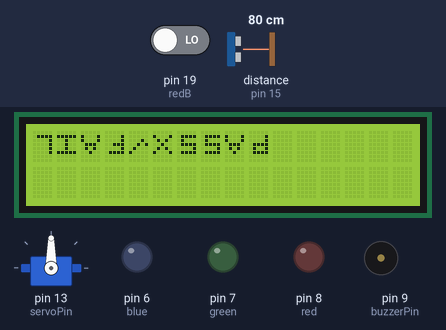
Simulated run of this sketch. Board: Arduino Uno, built with avr-gcc and run on an emulated ATmega328P. On the bench: servo, 16×2 character LCD, output pins drawn as LEDs (lit = HIGH), buzzer (waves = sounding). Wiring (inferred from the names in the program): ultrasonic range finder: trigger pin 14; echo pin 15. The test bench sets the inputs (shaded band); at power-on: distance to the obstacle (sensor on pin 15) 80 cm, pin 19 (redB) LOW. The echo pulse lasts 58.3 µs per cm; pins used as bus, display or sensor lines are not drawn; what the sketch prints to the serial monitor is not drawn.

Above: at 0.08 s.
1.3 s: distance to the obstacle (sensor on pin 15) set to 16 cm
2.8 s: distance to the obstacle (sensor on pin 15) set to 13 cm
At 3.5 s:
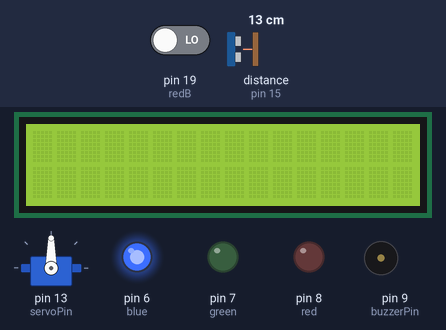
At 4.3 s:
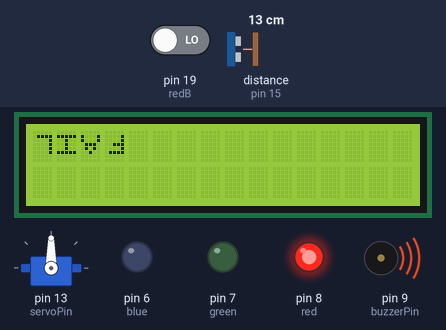
5.8 s: distance to the obstacle (sensor on pin 15) set to 9 cm
8.0 s: distance to the obstacle (sensor on pin 15) set to 6 cm
At 10.8 s:
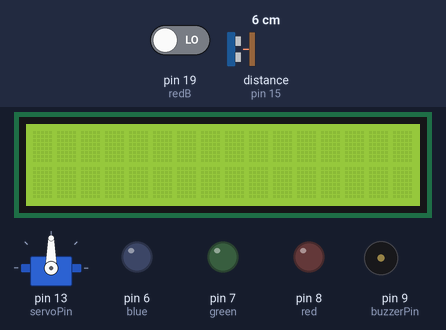
Timing chart, 0 to 11.2 s (numbered marks = the images above; inputs shaded):
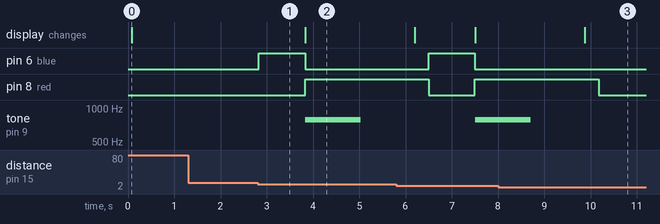

Measured:
- the behaviour switches between 15 and 14 cm on distance to the obstacle (sensor on pin 15) (found by bisection; images 0 and 1)
- the behaviour switches between 8 and 7 cm on distance to the obstacle (sensor on pin 15) (found by bisection; images 2 and 3)
- after the input at 1.3 s, every drawn part: stays the same
- after the input at 2.8 s, pin 6 (blue): LOW → HIGH at once, → LOW 1.0 s later; pin 8 (red): LOW → HIGH after 1.0 s; tone on pin 9 (buzzerPin): silent → 784 Hz after 1.0 s, → silent 1.2 s later
- after the input at 8.0 s, pin 6 (blue): stays LOW (without the input it goes to HIGH after 2.2 s)

The sketch:

arduinoProject.ino
```cpp
#include <LiquidCrystal.h>
#include <Servo.h>  // servo library
LiquidCrystal lcd(12, 11, 5, 4, 3, 2);

byte F[8] = {
  0b00000,
  0b00001,
  0b00001,
  0b00111,
  0b00001,
  0b01111,
  0b00000,
  0b00000
};

byte locked[8] = {
  0b00000,
  0b10001,
  0b01010,
  0b00100,
  0b01010,
  0b10001,
  0b00000,
  0b00000
};

byte unlocked[8] = {
  0b00000,
  0b00000,
  0b00010,
  0b00101,
  0b01000,
  0b10000,
  0b00000,
  0b00000
};

byte A[8] = {
  0b00000,
  0b10001,
  0b10001,
  0b01110,
  0b01010,
  0b00100,
  0b00000,
  0b00000
};

byte I[8] = {
  0b00000,
  0b11111,
  0b00100,
  0b00100,
  0b00100,
  0b11111,
  0b00000,
  0b00000
};

byte L[8] = {
  0b00000,
  0b01111,
  0b00001,
  0b00001,
  0b00001,
  0b00001,
  0b00000,
  0b00000
};

byte P[8] = {
  0b00000,
  0b00001,
  0b00001,
  0b01111,
  0b01001,
  0b01111,
  0b00000,
  0b00000
};

byte S[8] = {
  0b00000,
  0b01111,
  0b01000,
  0b01111,
  0b00001,
  0b01111,
  0b00000,
  0b00000
};
Servo servo1;  // servo control object
int servoPin = 13;
int blue = 6;
int green = 7;
int red = 8;
int redB = 19;
int blueB = 18;
int greenB = 17;
int yellowB = 16;
const int buzzerPin = 9;
int songLength = 8;
char notes[] = "12345678"; // a space represents a rest
char notes2[] = "1       "; // a space represents a rest
int beats[] = {1,1,1,1,1,1,1,3};
int beats2[] = {8,1,1,1,1,1,1,1};
int tempo = 150;
int trigPin = 14;
int echoPin = 15;
boolean test = true;
void setup() {
  Serial.begin(9600);
  servo1.attach(servoPin);
  lcd.clear();
  lcd.createChar(0, F);
  lcd.createChar(1, unlocked);
  lcd.createChar(2, locked);
  lcd.createChar(3, A);
  lcd.createChar(4, I);
  lcd.createChar(5, L);
  lcd.createChar(6, P);
  lcd.createChar(7, S);
  lcd.begin(16, 2);
  lcd.write(byte(5));
  lcd.write(byte(4));
  lcd.write(byte(3));
  lcd.write(byte(0));
  lcd.write(byte(1));
  lcd.write(byte(2));
  lcd.write(byte(7));
  lcd.write(byte(7));
  lcd.write(byte(3));
  lcd.write(byte(6));
  pinMode(blue, OUTPUT);
  pinMode(green, OUTPUT);
  pinMode(red, OUTPUT);
  pinMode(redB, INPUT);
  pinMode(blueB, INPUT);
  pinMode(greenB, INPUT);
  pinMode(yellowB, INPUT);
  pinMode(buzzerPin, OUTPUT);
  pinMode(trigPin, OUTPUT);
  pinMode(echoPin, INPUT);
}

void loop() {
  int i, duration;
  long durationUS = 0;
  long distance = 0;
  int len = 4;
  char state[len] = "    ";
  char password[len] = "rbgy";
  digitalWrite(red, LOW);
  digitalWrite(green, LOW);
  digitalWrite(blue, LOW);
  distance = getDistance();
  Serial.println(distance);
  digitalWrite(blue, LOW);
  boolean in = true;
  //servo1.write(0);   // Tell servo to go to 180 degrees
  //delay(1000);         // Pause to get it time to move
  while(distance > 6 && distance < 14 && in){
    digitalWrite(blue, HIGH);
    for(int i = 0; i<len; i++){
      while(state[i] == ' '){
        if(digitalRead(redB) == LOW)
          state[i] = 'r';
        else if(digitalRead(blueB) == LOW)
          state[i] = 'b';
        else if(digitalRead(greenB) == LOW)
          state[i] = 'g';
        else if(digitalRead(yellowB) == LOW)
          state[i] = 'y';
        for(int j = 0; j<len; j++)
          Serial.print(state[j]);
        Serial.println();
      }
      delay(250);
    }
    boolean check = true;
    for(int i = 0; i<len; i++){
      if(state[i] != password[i])
        check = false;
    }
    if(check){
      digitalWrite(green, HIGH);
      digitalWrite(blue, LOW);
       lcd.write(byte(7));
       lcd.write(byte(7));
       lcd.write(byte(3));
       lcd.write(byte(6));
    }
    else{
      digitalWrite(red, HIGH);
      digitalWrite(blue, LOW);
      lcd.write(byte(5));
      lcd.write(byte(4));
      lcd.write(byte(3));
      lcd.write(byte(0));
    }
    if(check){
      for (i = 0; i < songLength; i++) // step through the song arrays
    {
      duration = beats[i] * tempo;  // length of note/rest in ms

      if (notes[i] == ' ')          // is this a rest?
      {
        delay(duration);            // then pause for a moment
      }
      else                          // otherwise, play the note
      {
        tone(buzzerPin, frequency(notes[i]), duration);
        delay(duration);            // wait for tone to finish
      }
      delay(tempo/10);              // brief pause between notes
    }
    servo1.write(180);   // Tell servo to go to 180 degrees
    delay(1000);         // Pause to get it time to move
   }
      else{
      for (i = 0; i < songLength; i++) // step through the song arrays
    {
      duration = beats2[i] * tempo;  // length of note/rest in ms

      if (notes2[i] == ' ')          // is this a rest?
      {
        delay(duration);            // then pause for a moment
      }
      else                          // otherwise, play the note
      {
        tone(buzzerPin, frequency(notes[i]), duration);
        delay(duration);            // wait for tone to finish
      }
      delay(tempo/10);              // brief pause between notes
    }
   }
   in = false;
  }//end of while
  lcd.setCursor(0,1);
  // Turn off the display:
  lcd.display();
  lcd.clear();
  delay(300);
}
int frequency(char note)
{
  // This function takes a note character (a-g), and returns the
  // corresponding frequency in Hz for the tone() function.

  int i;
  const int numNotes = 8;  // number of notes we're storing

  // The following arrays hold the note characters and their
  // corresponding frequencies. The last "C" note is uppercase
  // to separate it from the first lowercase "c". If you want to
  // add more notes, you'll need to use unique characters.

  // For the "char" (character) type, we put single characters
  // in single quotes.

  char names[] = { '1','2','3','4','5','6','7','8'}; //original
  int frequencies[] = {2*392,2*370,2*311,2*220,2*208,2*330,2*415,2*523}; //original

  // Now we'll search through the letters in the array, and if
  // we find it, we'll return the frequency for that note.

  for (i = 0; i < numNotes; i++)  // Step through the notes
  {
    if (names[i] == note)         // Is this the one?
    {
      return(frequencies[i]);     // Yes! Return the frequency
    }
  }
  return(0);  // We looked through everything and didn't find it,
              // but we still need to return a value, so return 0.
}
long getDistance()
{
    digitalWrite(trigPin, LOW);
    delayMicroseconds(2);
    digitalWrite(trigPin, HIGH);
    delayMicroseconds(10);
    digitalWrite(trigPin, LOW);
    long distance = pulseIn(echoPin, HIGH)/2/29.1;
    return distance;
}
```
